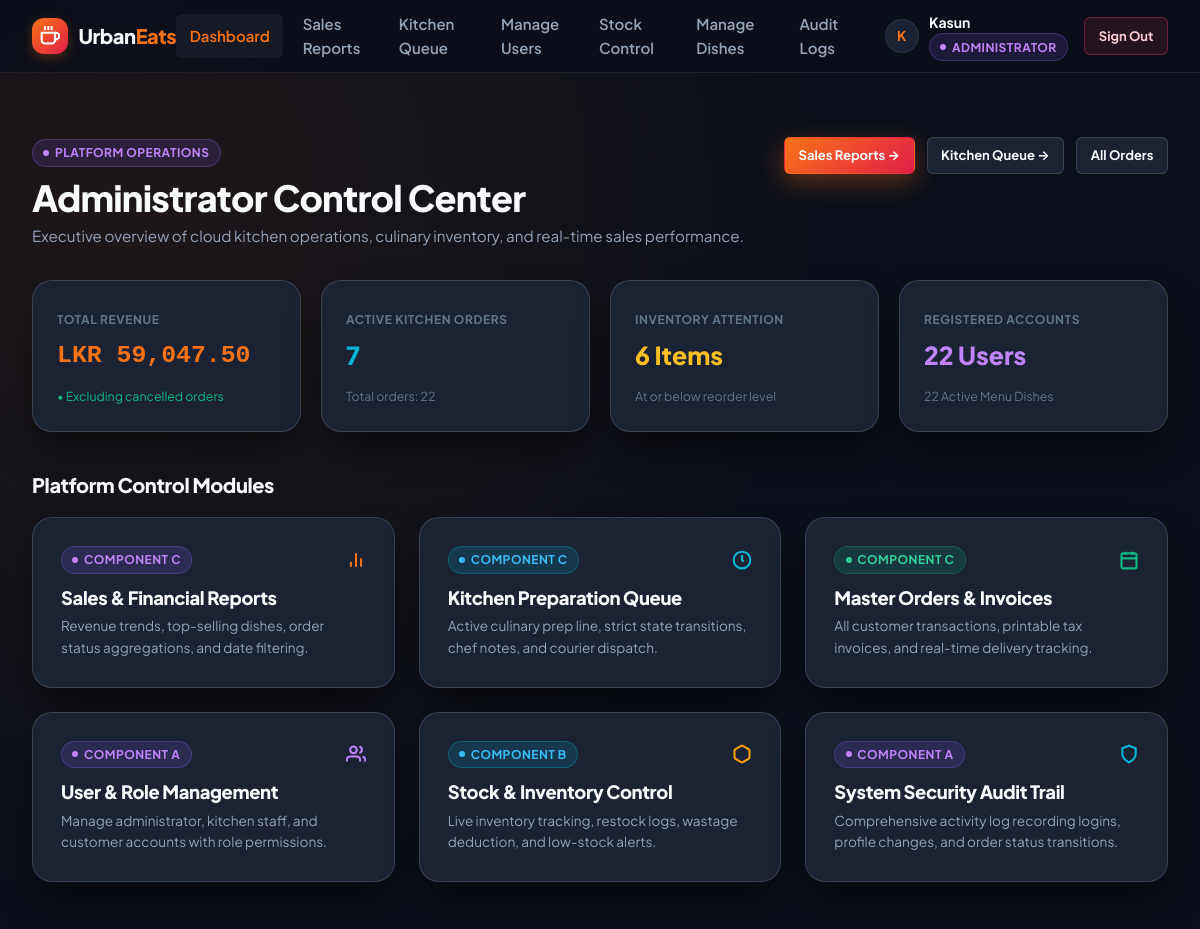
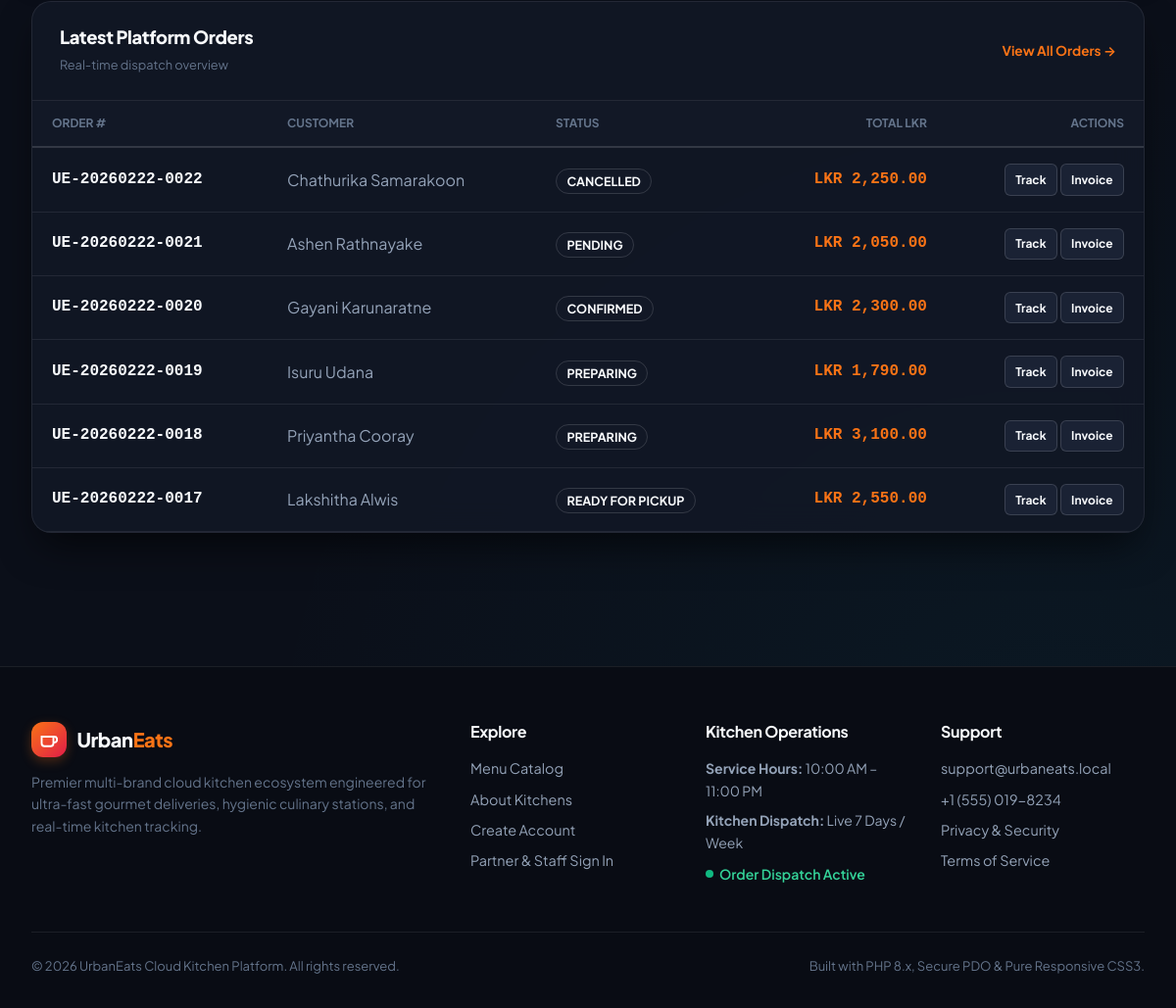
The app's page /public/admin/dashboard.php (signed in) with its own data (2 pictures, top to bottom).
### tables this page shows
CREATE TABLE orders (
    order_id INT AUTO_INCREMENT PRIMARY KEY,
    order_number VARCHAR(50) NOT NULL UNIQUE,
    user_id INT NOT NULL,
    coupon_id INT NULL,
    order_status ENUM('pending', 'confirmed', 'preparing', 'ready_for_pickup', 'out_for_delivery', 'delivered', 'cancelled') NOT NULL DEFAULT 'pending',
    subtotal_lkr DECIMAL(10, 2) NOT NULL,
    discount_lkr DECIMAL(10, 2) NOT NULL DEFAULT 0.00,
    delivery_fee_lkr DECIMAL(10, 2) NOT NULL DEFAULT 350.00,
    total_amount_lkr DECIMAL(10, 2) NOT NULL,
    delivery_address TEXT NOT NULL,
    delivery_city VARCHAR(100) NOT NULL DEFAULT 'Colombo',
    contact_phone VARCHAR(25) NOT NULL,
    delivery_notes VARCHAR(255) NULL,
    estimated_delivery_time DATETIME NULL,
    created_at TIMESTAMP DEFAULT CURRENT_TIMESTAMP,
    updated_at TIMESTAMP DEFAULT CURRENT_TIMESTAMP ON UPDATE CURRENT_TIMESTAMP,
    FOREIGN KEY (user_id) REFERENCES users(user_id) ON DELETE RESTRICT ON UPDATE CASCADE,
    FOREIGN KEY (coupon_id) REFERENCES coupons(coupon_id) ON DELETE SET NULL ON UPDATE CASCADE,
    CONSTRAINT chk_orders_subtotal_non_negative CHECK (subtotal_lkr >= 0),
    CONSTRAINT chk_orders_discount_non_negative CHECK (discount_lkr >= 0),
    CONSTRAINT chk_orders_delivery_fee_non_negative CHECK (delivery_fee_lkr >= 0),
    CONSTRAINT chk_orders_total_non_negative CHECK (total_amount_lkr >= 0),
    INDEX idx_orders_user (user_id),
    INDEX idx_orders_number (order_number),
    INDEX idx_orders_status (order_status),
    INDEX idx_orders_created (created_at)
);

CREATE TABLE users (
    user_id INT AUTO_INCREMENT PRIMARY KEY,
    first_name VARCHAR(100) NOT NULL,
    last_name VARCHAR(100) NOT NULL,
    email VARCHAR(150) NOT NULL UNIQUE,
    username VARCHAR(50) NOT NULL UNIQUE,
    password_hash VARCHAR(255) NOT NULL,
    role_id INT NOT NULL,
    is_active TINYINT(1) DEFAULT 1,
    created_at TIMESTAMP DEFAULT CURRENT_TIMESTAMP,
    FOREIGN KEY (role_id) REFERENCES roles(role_id) ON DELETE RESTRICT ON UPDATE CASCADE,
    INDEX idx_users_role (role_id),
    INDEX idx_users_email (email),
    INDEX idx_users_username (username)
);

### public/admin/dashboard.php (the view, shortened to what the rows shown need)
<?php
require_once __DIR__ . '/../../config/db.php';
$recentOrdersStmt = $pdo->query("
    SELECT o.order_id, o.order_number, o.order_status, o.total_amount_lkr, o.created_at,
           u.first_name, u.last_name
    FROM orders o
    JOIN users u ON o.user_id = u.user_id
    ORDER BY o.created_at DESC
    LIMIT 6
");
$recentOrders = $recentOrdersStmt->fetchAll(PDO::FETCH_ASSOC);
require_once __DIR__ . '/../../includes/header.php';
?>
<div class="container" style="padding-top: 2rem; padding-bottom: 5rem;">
    <div style="display: flex; justify-content: space-between; align-items: flex-start; flex-wrap: wrap; gap: 1rem; margin-bottom: 2rem;">
        <div>
            <h1 style="font-size: 2.25rem; font-weight: 800; margin-bottom: 0.25rem;">
                Administrator Control Center
            </h1>
        </div>
    </div>
    <div class="card glass-panel" style="overflow: hidden;">
        <div style="overflow-x: auto;">
            <table style="width: 100%; border-collapse: collapse; text-align: left;">
                <thead>
                    <tr style="border-bottom: 2px solid var(--border-medium); background: var(--bg-surface);">
                        <th style="padding: 0.85rem 1.25rem; font-size: 0.75rem; text-transform: uppercase; color: var(--text-muted); font-weight: 700;">Order #</th>
                        <th style="padding: 0.85rem 1.25rem; font-size: 0.75rem; text-transform: uppercase; color: var(--text-muted); font-weight: 700;">Customer</th>
                        <th style="padding: 0.85rem 1.25rem; font-size: 0.75rem; text-transform: uppercase; color: var(--text-muted); font-weight: 700;">Status</th>
                        <th style="padding: 0.85rem 1.25rem; font-size: 0.75rem; text-transform: uppercase; color: var(--text-muted); font-weight: 700; text-align: right;">Total LKR</th>
                        <th style="padding: 0.85rem 1.25rem; font-size: 0.75rem; text-transform: uppercase; color: var(--text-muted); font-weight: 700; text-align: right;">Actions</th>
                    </tr>
                </thead>
                <tbody>
                    <?php foreach ($recentOrders as $ro): ?>
                        <tr style="border-bottom: 1px solid var(--border-subtle);">
                            <td style="padding: 1rem 1.25rem; font-family: var(--font-mono); font-weight: 800; color: var(--text-primary);">
                                <?= htmlspecialchars($ro['order_number'], ENT_QUOTES, 'UTF-8'); ?>
                            </td>
                            <td style="padding: 1rem 1.25rem; color: var(--text-secondary);">
                                <?= htmlspecialchars($ro['first_name'] . ' ' . $ro['last_name'], ENT_QUOTES, 'UTF-8'); ?>
                            </td>
                            <td style="padding: 1rem 1.25rem;">
                                <span style="font-size: 0.785rem; font-weight: 700; padding: 0.25rem 0.65rem; border-radius: var(--radius-pill); text-transform: uppercase; background: var(--bg-surface); border: 1px solid var(--border-medium); color: var(--text-primary);">
                                    <?= htmlspecialchars(str_replace('_', ' ', (string)$ro['order_status']), ENT_QUOTES, 'UTF-8'); ?>
                                </span>
                            </td>
                            <td style="padding: 1rem 1.25rem; text-align: right; font-family: var(--font-mono); font-weight: 700; color: var(--primary);">
                                LKR <?= number_format((float)$ro['total_amount_lkr'], 2); ?>
                            </td>
                            <td style="padding: 1rem 1.25rem; text-align: right;">
                                <a href="../orders/tracking.php?order_id=<?= (int)$ro['order_id']; ?>" class="btn btn-secondary btn-sm" style="font-size: 0.75rem; padding: 0.35rem 0.65rem;">Track</a>
                                <a href="../orders/invoice.php?order_id=<?= (int)$ro['order_id']; ?>" class="btn btn-secondary btn-sm" style="font-size: 0.75rem; padding: 0.35rem 0.65rem;">Invoice</a>
                            </td>
                        </tr>
                    <?php endforeach; ?>
                </tbody>
            </table>
        </div>
    </div>
</div>
<?php require_once __DIR__ . '/../../includes/footer.php'; ?>

### records on screen
orders: order_number "UE-20260222-0022", user.last_name "Chathurika Samarakoon", order_status "CANCELLED", total_amount_lkr "2,250.00"
orders: order_number "UE-20260222-0021", user.last_name "Ashen Rathnayake", order_status "PENDING", total_amount_lkr "2,050.00"
orders: order_number "UE-20260222-0020", user.last_name "Gayani Karunaratne", order_status "CONFIRMED", total_amount_lkr "2,300.00"
orders: order_number "UE-20260222-0019", user.last_name "Isuru Udana", order_status "PREPARING", total_amount_lkr "1,790.00"
orders: order_number "UE-20260222-0018", user.last_name "Priyantha Cooray", order_status "PREPARING", total_amount_lkr "3,100.00"
orders: order_number "UE-20260222-0017", user.last_name "Lakshitha Alwis", order_status "READY FOR PICKUP", total_amount_lkr "2,550.00"

### other values on screen
$item['label'] "Dashboard"
$item['label'] "Sales Reports"
$item['label'] "Kitchen Queue"
$item['label'] "Manage Users"
$item['label'] "Stock Control"
$item['label'] "Manage Dishes"
$item['label'] "Audit Logs"
substr((string)$userName, 0, 1) "K"
$userName "Kasun"
$userRole "ADMINISTRATOR"
$totalRevenueLkr "59,047.50"
$activeOrderCount "7"
$orderCount "22"
$lowStockCount "6"
$userCount "22"
